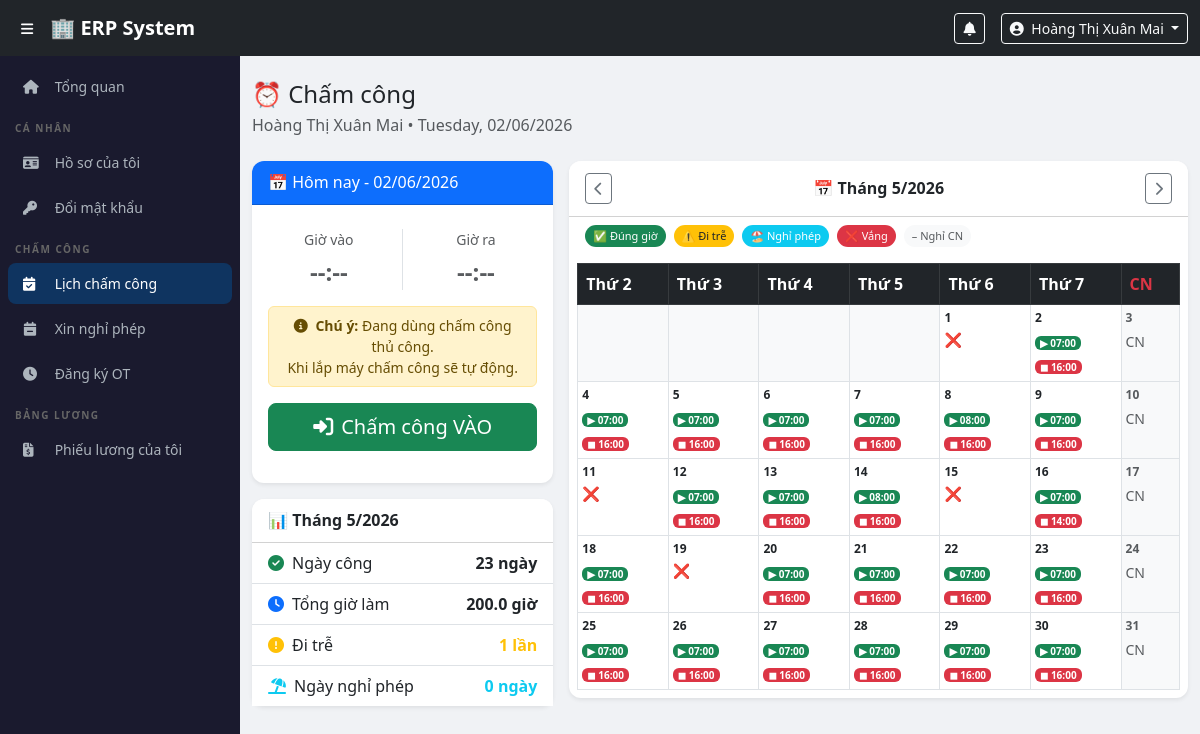
The app's page /modules/attendance/index.php?month=5&year=2026 (signed in) with its own data.
### tables this page shows
CREATE TABLE `attendance_logs` (
  `id` bigint(20) NOT NULL,
  `user_id` int(11) NOT NULL,
  `check_in` datetime DEFAULT NULL,
  `check_out` datetime DEFAULT NULL,
  `work_date` date NOT NULL,
  `shift_id` int(11) DEFAULT NULL,
  `work_hours` decimal(5,2) DEFAULT 0.00,
  `source` enum('machine','manual','system') DEFAULT 'manual',
  `note` text DEFAULT NULL,
  `created_at` timestamp NOT NULL DEFAULT current_timestamp(),
  `updated_at` timestamp NOT NULL DEFAULT current_timestamp() ON UPDATE current_timestamp(),
  `is_late` tinyint(1) DEFAULT 0,
  `late_minutes` int(11) DEFAULT 0,
  `early_leave` tinyint(1) DEFAULT 0,
  `early_leave_minutes` int(11) DEFAULT 0
);

### config/auth.php (called while the page is built, shortened)
<?php
function currentUser() {
    return [
        'id'          => $_SESSION['user_id']   ?? null,
        'full_name'   => $_SESSION['full_name'] ?? '',
        'username'    => $_SESSION['username']  ?? '',
        'role'        => $_SESSION['role']      ?? '',
        'role_name'   => $_SESSION['role_name'] ?? '',
        'employee_code' => $_SESSION['employee_code'] ?? '',
        'department_id' => $_SESSION['department_id'] ?? null,
    ];
}
?>

### modules/attendance/index.php (the view, shortened to what this page needs)
<?php
require_once $_SERVER['DOCUMENT_ROOT'] . '/erp/config/auth.php';
$user = currentUser();
$pdo = getDBConnection();
$viewMonth = (int)($_GET['month'] ?? date('m'));
$viewYear  = (int)($_GET['year']  ?? date('Y'));
$today = date('Y-m-d');
$stmt = $pdo->prepare("SELECT * FROM attendance_logs WHERE user_id = ? AND work_date = ?");
$stmt->execute([$user['id'], $today]);
$todayLog = $stmt->fetch();
$stmt = $pdo->prepare("SELECT * FROM attendance_logs WHERE user_id = ? AND MONTH(work_date) = ? AND YEAR(work_date) = ? ORDER BY work_date");
$stmt->execute([$user['id'], $viewMonth, $viewYear]);
$monthLogs = [];
foreach ($stmt->fetchAll() as $log) {
    $monthLogs[$log['work_date']] = $log;
}
$leaveDays = [];
$totalWorkDays = 0;
$totalWorkHours = 0;
$lateDays = 0;
foreach ($monthLogs as $log) {
    if ($log['check_in']) {
        $totalWorkDays++;
        $totalWorkHours += $log['work_hours'];
        if (date('H:i', strtotime($log['check_in'])) > '08:15') $lateDays++;
    }
}
include $_SERVER['DOCUMENT_ROOT'] . '/erp/includes/header.php';
include $_SERVER['DOCUMENT_ROOT'] . '/erp/includes/sidebar.php';
?>
<div class="main-content">
<div class="container-fluid py-4">
    <div class="d-flex justify-content-between align-items-center mb-4">
        <div>
            <h4 class="mb-1">⏰ Chấm công</h4>
            <p class="text-muted mb-0"><?= htmlspecialchars($user['full_name']) ?> &bull; <?= date('l, d/m/Y') ?></p>
        </div>
    </div>
    <div class="row g-3">
        <div class="col-lg-4">
            <div class="card border-0 shadow-sm mb-3">
                <div class="card-header bg-primary text-white">
                    <h6 class="mb-0">📅 Hôm nay - <?= date('d/m/Y') ?></h6>
                </div>
                <div class="card-body text-center py-4">
                    <?php
                    $canCheckIn  = !$todayLog || !$todayLog['check_in'];
                    ?>
                    <div class="mb-3">
                        <div class="row">
                            <div class="col-6 border-end">
                                <div class="text-muted small mb-1">Giờ vào</div>
                                <div class="fs-4 fw-bold <?= $todayLog && $todayLog['check_in'] ? 'text-success' : 'text-muted' ?>">
                                    <?= $todayLog && $todayLog['check_in'] ? date('H:i', strtotime($todayLog['check_in'])) : '--:--' ?>
                                </div>
                            </div>
                            <div class="col-6">
                                <div class="text-muted small mb-1">Giờ ra</div>
                                <div class="fs-4 fw-bold <?= $todayLog && $todayLog['check_out'] ? 'text-danger' : 'text-muted' ?>">
                                    <?= $todayLog && $todayLog['check_out'] ? date('H:i', strtotime($todayLog['check_out'])) : '--:--' ?>
                                </div>
                            </div>
                        </div>
                    </div>
                    <?php if ($todayLog && $todayLog['check_out']): ?>
                        <div class="alert alert-success py-2">
                            ✅ Đã hoàn thành ca hôm nay<br>
                            <strong><?= $todayLog['work_hours'] ?> giờ</strong>
                        </div>
                    <?php else: ?>
                        <div class="alert alert-warning py-2 small mb-3">
                            <i class="fas fa-info-circle me-1"></i>
                            <strong>Chú ý:</strong> Đang dùng chấm công thủ công.<br>
                            Khi lắp máy chấm công sẽ tự động.
                        </div>
                        <form method="POST">
                            <?php if ($canCheckIn): ?>
                                <button type="submit" class="btn btn-success btn-lg w-100 mb-2" onclick="return confirm('Xác nhận chấm công VÀO lúc ' + new Date().toLocaleTimeString('vi-VN'))">
                                    <i class="fas fa-sign-in-alt me-2"></i>Chấm công VÀO
                                </button>
                            <?php endif; ?>
                        </form>
                    <?php endif; ?>
                </div>
            </div>
            <div class="card border-0 shadow-sm">
                <div class="card-header bg-white">
                    <h6 class="mb-0 fw-bold">📊 Tháng <?= $viewMonth . '/' . $viewYear ?></h6>
                </div>
                <div class="card-body p-0">
                    <ul class="list-group list-group-flush">
                        <li class="list-group-item d-flex justify-content-between">
                            <span><i class="fas fa-check-circle text-success me-2"></i>Ngày công</span>
                            <strong><?= $totalWorkDays ?> ngày</strong>
                        </li>
                        <li class="list-group-item d-flex justify-content-between">
                            <span><i class="fas fa-clock text-primary me-2"></i>Tổng giờ làm</span>
                            <strong><?= number_format($totalWorkHours, 1) ?> giờ</strong>
                        </li>
                        <li class="list-group-item d-flex justify-content-between">
                            <span><i class="fas fa-exclamation-circle text-warning me-2"></i>Đi trễ</span>
                            <strong class="text-warning"><?= $lateDays ?> lần</strong>
                        </li>
                        <li class="list-group-item d-flex justify-content-between">
                            <span><i class="fas fa-umbrella-beach text-info me-2"></i>Ngày nghỉ phép</span>
                            <strong class="text-info"><?= count($leaveDays) ?> ngày</strong>
                        </li>
                    </ul>
                </div>
            </div>
        </div>
        <div class="col-lg-8">
            <div class="card border-0 shadow-sm">
                <div class="card-header bg-white d-flex justify-content-between align-items-center">
                    <a href="?month=<?= $viewMonth-1 ?>&year=<?= $viewYear ?>" class="btn btn-sm btn-outline-secondary">
                        <i class="fas fa-chevron-left"></i>
                    </a>
                    <h6 class="mb-0 fw-bold">📅 Tháng <?= $viewMonth . '/' . $viewYear ?></h6>
                    <a href="?month=<?= $viewMonth+1 ?>&year=<?= $viewYear ?>" class="btn btn-sm btn-outline-secondary">
                        <i class="fas fa-chevron-right"></i>
                    </a>
                </div>
                <div class="card-body p-2">
                    <div class="d-flex flex-wrap gap-2 mb-3 px-2">
                        <span class="badge-legend bg-success text-white">✅ Đúng giờ</span>
                        <span class="badge-legend bg-warning text-dark">⚠️ Đi trễ</span>
                        <span class="badge-legend bg-info text-white">🏖️ Nghỉ phép</span>
                        <span class="badge-legend bg-danger text-white">❌ Vắng</span>
                        <span class="badge-legend bg-light text-muted">– Nghỉ CN</span>
                    </div>
                    <table class="table table-bordered calendar-table mb-0">
                        <thead class="table-dark">
                            <tr>
                                <th>Thứ 2</th><th>Thứ 3</th><th>Thứ 4</th>
                                <th>Thứ 5</th><th>Thứ 6</th><th>Thứ 7</th><th class="text-danger">CN</th>
                            </tr>
                        </thead>
                        <tbody>
                        <?php
                        $firstDay = mktime(0,0,0,$viewMonth,1,$viewYear);
                        $daysInMonth = cal_days_in_month(CAL_GREGORIAN,$viewMonth,$viewYear);
                        $startDow = date('N', $firstDay);
                        echo '<tr>';
                        for ($i = 1; $i < $startDow; $i++) echo '<td class="bg-light"></td>';
                        $col = $startDow;
                        for ($day = 1; $day <= $daysInMonth; $day++) {
                            $dateStr = sprintf('%04d-%02d-%02d', $viewYear, $viewMonth, $day);
                            $dow = date('N', mktime(0,0,0,$viewMonth,$day,$viewYear));
                            $isToday = ($dateStr === date('Y-m-d'));
                            $isSunday = ($dow == 7);
                            $log = $monthLogs[$dateStr] ?? null;
                            $isLeave = isset($leaveDays[$dateStr]);
                            $isFuture = $dateStr > date('Y-m-d');
                            $cellClass = '';
                            $content = '';
                            if ($isSunday) {
                                $cellClass .= ' bg-light text-muted';
                                $content = '<small class="text-muted">CN</small>';
                            } elseif ($isFuture) {
                                $content = '';
                            } elseif ($isLeave && !$log) {
                                $cellClass .= ' leave-cell';
                                $content = '<div class="small text-info fw-bold">🏖️ Phép</div>';
                            } elseif ($log && $log['check_in']) {
                                $isLate = date('H:i', strtotime($log['check_in'])) > '08:15';
                                $cellClass .= $isLate ? ' late-cell' : ' present-cell';
                                $content = '<div class="att-time">
                                    <span class="badge bg-success badge-sm">▶ ' . date('H:i', strtotime($log['check_in'])) . '</span><br>
                                    <span class="badge bg-danger badge-sm mt-1">◼ ' . ($log['check_out'] ? date('H:i', strtotime($log['check_out'])) : '?') . '</span>
                                </div>';
                            } else {
                                $cellClass .= ' absent-cell';
                                $content = '<div class="small text-danger">❌</div>';
                            }
                            echo "<td class='calendar-day $cellClass " . ($isToday ? 'border border-primary border-2' : '') . "'>
                                    <div class='day-number " . ($isToday ? 'fw-bold text-primary' : '') . "'>$day</div>
                                    $content
                                  </td>";
                            if ($col % 7 == 0 && $day < $daysInMonth) echo '</tr><tr>';
                            $col++;
                        }
                        echo '</tr>';
                        ?>
                        </tbody>
                    </table>
                </div>
            </div>
        </div>
    </div>
</div>
</div>
<?php include $_SERVER['DOCUMENT_ROOT'] . '/erp/includes/footer.php'; ?>

### assets/css/style.css (style rules this page uses)
body { padding-top: 56px; background: #f0f2f5; font-family: 'Segoe UI', sans-serif; }
.main-content { margin-left: 240px; transition: margin-left 0.3s; min-height: calc(100vh - 56px); }
.card { border-radius: 12px !important; }
.card-header { border-radius: 12px 12px 0 0 !important; padding: 12px 16px; }

### modules/attendance/index.php (style rules this page uses)
.calendar-table td { height: 65px; vertical-align: top; padding: 4px; }
.day-number { font-size: 12px; font-weight: 600; margin-bottom: 2px; }
.present-cell { background: #f0fff4; }
.absent-cell { background: #fff5f5; }
.att-time .badge-sm { font-size: 10px; padding: 2px 5px; }
.badge-legend { font-size: 11px; padding: 3px 8px; border-radius: 20px; }

### records on screen
attendance_logs: check_in "07:00", check_out "16:00"
attendance_logs: check_in "07:00", check_out "16:00"
attendance_logs: check_in "07:00", check_out "16:00"
attendance_logs: check_in "07:00", check_out "16:00"
attendance_logs: check_in "07:00", check_out "16:00"
attendance_logs: check_in "08:00", check_out "16:00"
attendance_logs: check_in "07:00", check_out "16:00"
attendance_logs: check_in "07:00", check_out "16:00"
attendance_logs: check_in "07:00", check_out "16:00"
attendance_logs: check_in "08:00", check_out "16:00"
attendance_logs: check_in "07:00", check_out "14:00"
attendance_logs: check_in "07:00", check_out "16:00"
attendance_logs: check_in "07:00", check_out "16:00"
attendance_logs: check_in "07:00", check_out "16:00"
attendance_logs: check_in "07:00", check_out "16:00"
attendance_logs: check_in "07:00", check_out "16:00"
attendance_logs: check_in "07:00", check_out "16:00"
attendance_logs: check_in "07:00", check_out "16:00"
attendance_logs: check_in "07:00", check_out "16:00"
attendance_logs: check_in "07:00", check_out "16:00"
attendance_logs: check_in "07:00", check_out "16:00"
attendance_logs: check_in "07:00", check_out "16:00"

### other values on screen
$user['full_name'] "Hoàng Thị Xuân Mai"
$viewMonth "5"
$totalWorkDays "23"
$totalWorkHours "200.0"
$lateDays "1"
count($leaveDays) "0"
